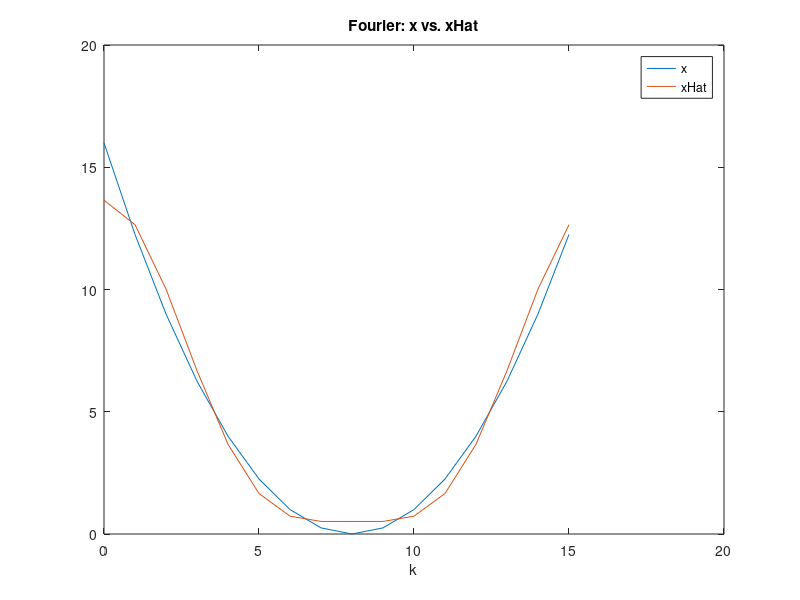
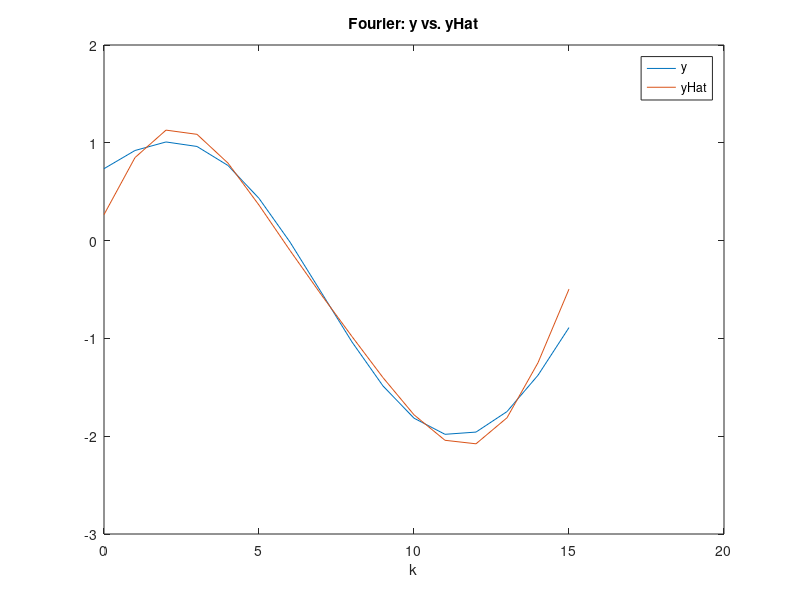

Write MATLAB code to recreate these figures, in order.
% base equations
k = 0:15;
x = (k-8).^2 / 4;
y = cos(k * (pi/16) + 1) + sin((2*k+1) * (pi/16));

% fourier transformation
Xfft = fft(x);
display(Xfft')
Yfft = fft(y);
display(Yfft')

% absolute value of X and Y
Xabs= abs(Xfft);
display(Xabs')
Yabs= abs(Yfft);
display(Yabs')

% XHat is a column derived from Xfft by replacing each of the 11 smallest-magnitude
% elements of Xfft by 0, and leaving the other elements intact. YHat is defined similarly.
[sortXfft, indexXfft] = sort(Xabs, 'ascend');
indexXfft(1:11)
%sortXfft(1:11)

XHat = Xfft;
XHat(indexXfft(1:11)) = 0;
display(XHat')

[sortYfft, indexYfft] = sort(Yabs, 'ascend');
indexYfft(1:11)
%sortYfft(1:11)
YHat = Yfft;
YHat(indexYfft(1:11)) = 0;
display(YHat')

% xHat is the inverse Fourier transform of XHat, yHat is similar
xHat = ifft(XHat);
display(xHat')

yHat = ifft(YHat);
display(yHat')


table1 = [Xfft' Xabs' XHat'];
display(table1)
table2 = [Yfft' Yabs' YHat'];
display(table2)
table3 = [x' xHat'];
display(table3)
table4 = [y' yHat'];
display(table4)

% 2.b figure
figure(1)
plot(k,x)
hold on;
plot(k, xHat);
title('Fourier: x vs. xHat');
legend('x', 'xHat');
xlabel('k');
hold off;

figure(2);
plot(k, y);
hold on;
title('Fourier: y vs. yHat');
plot(k, yHat);
legend('y', 'yHat');
xlabel('k');
hold off;

% 2.c MSE
xMSE2 = mean((xHat - x).^2);
yMSE2 = mean((yHat - y).^2);

% 2.d SNR
xSNR2 = 20 * log10(abs(x)/abs(x-xHat));
ySNR2 = 20 * log10(abs(y)/abs(y-yHat));